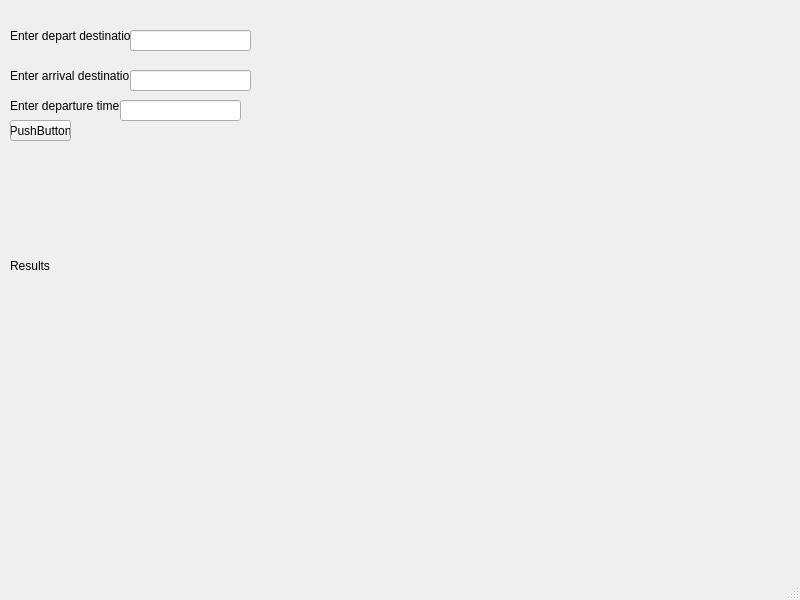
<?xml version="1.0" encoding="UTF-8"?>
<ui version="4.0">
 <class>MainWindow</class>
 <widget class="QMainWindow" name="MainWindow">
  <property name="geometry">
   <rect>
    <x>0</x>
    <y>0</y>
    <width>800</width>
    <height>600</height>
   </rect>
  </property>
  <property name="windowTitle">
   <string>MainWindow</string>
  </property>
  <widget class="QWidget" name="centralwidget">
   <widget class="QLabel" name="label">
    <property name="geometry">
     <rect>
      <x>10</x>
      <y>20</y>
      <width>131</width>
      <height>31</height>
     </rect>
    </property>
    <property name="text">
     <string>Enter depart destination: </string>
    </property>
   </widget>
   <widget class="QLineEdit" name="lineEdit">
    <property name="geometry">
     <rect>
      <x>130</x>
      <y>30</y>
      <width>121</width>
      <height>21</height>
     </rect>
    </property>
   </widget>
   <widget class="QLabel" name="label_2">
    <property name="geometry">
     <rect>
      <x>10</x>
      <y>60</y>
      <width>131</width>
      <height>31</height>
     </rect>
    </property>
    <property name="text">
     <string>Enter arrival destination: </string>
    </property>
   </widget>
   <widget class="QLineEdit" name="lineEdit_2">
    <property name="geometry">
     <rect>
      <x>130</x>
      <y>70</y>
      <width>121</width>
      <height>21</height>
     </rect>
    </property>
   </widget>
   <widget class="QLabel" name="label_3">
    <property name="geometry">
     <rect>
      <x>10</x>
      <y>90</y>
      <width>131</width>
      <height>31</height>
     </rect>
    </property>
    <property name="text">
     <string>Enter departure time: </string>
    </property>
   </widget>
   <widget class="QLineEdit" name="lineEdit_3">
    <property name="geometry">
     <rect>
      <x>120</x>
      <y>100</y>
      <width>121</width>
      <height>21</height>
     </rect>
    </property>
   </widget>
   <widget class="QLabel" name="label_4">
    <property name="geometry">
     <rect>
      <x>10</x>
      <y>210</y>
      <width>311</width>
      <height>111</height>
     </rect>
    </property>
    <property name="text">
     <string>Results</string>
    </property>
   </widget>
   <widget class="QPushButton" name="pushButton">
    <property name="geometry">
     <rect>
      <x>10</x>
      <y>120</y>
      <width>61</width>
      <height>21</height>
     </rect>
    </property>
    <property name="text">
     <string>PushButton</string>
    </property>
   </widget>
  </widget>
  <widget class="QMenuBar" name="menubar">
   <property name="geometry">
    <rect>
     <x>0</x>
     <y>0</y>
     <width>800</width>
     <height>21</height>
    </rect>
   </property>
  </widget>
  <widget class="QStatusBar" name="statusbar"/>
 </widget>
 <resources/>
 <connections/>
</ui>
